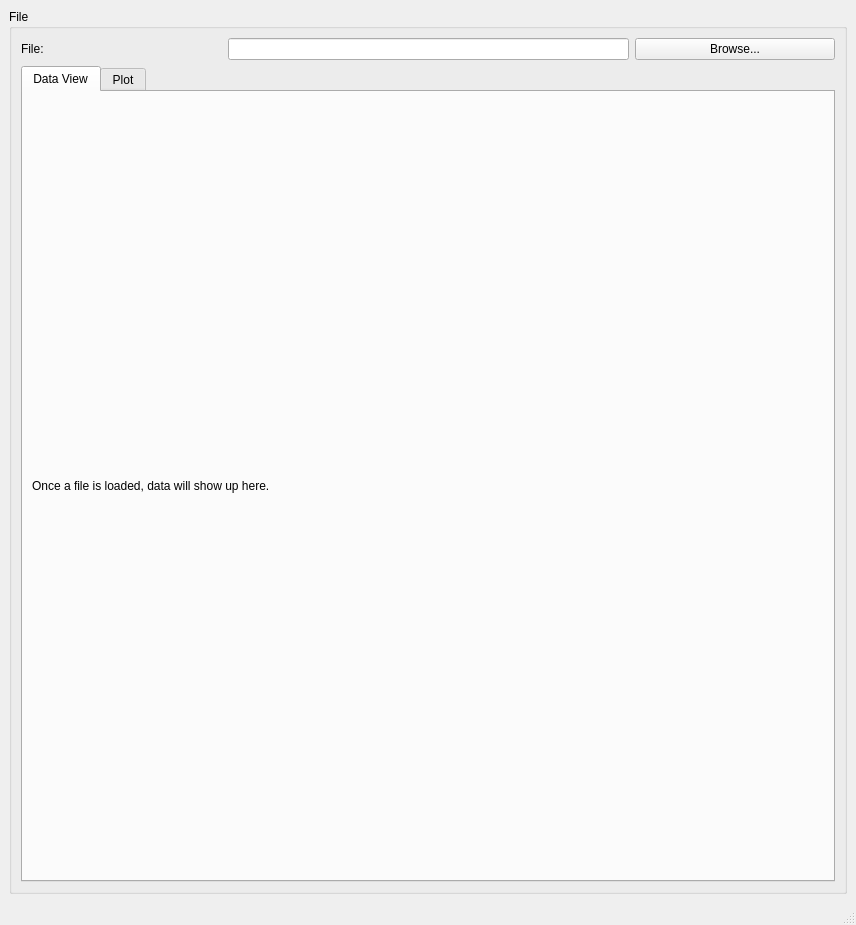
<?xml version="1.0" encoding="UTF-8"?>
<ui version="4.0">
 <class>MainWindow</class>
 <widget class="QMainWindow" name="MainWindow">
  <property name="geometry">
   <rect>
    <x>0</x>
    <y>0</y>
    <width>856</width>
    <height>925</height>
   </rect>
  </property>
  <property name="windowTitle">
   <string>H5 View and Plot</string>
  </property>
  <widget class="QWidget" name="centralwidget">
   <layout class="QVBoxLayout" name="verticalLayout_2">
    <item>
     <widget class="QSplitter" name="splitter">
      <property name="orientation">
       <enum>Qt::Horizontal</enum>
      </property>
      <widget class="QGroupBox" name="groupBox">
       <property name="title">
        <string>File</string>
       </property>
       <layout class="QGridLayout" name="gridLayout_2" columnstretch="0,0,0,0">
        <item row="0" column="1" colspan="2">
         <widget class="QLineEdit" name="data_filename_lineEdit"/>
        </item>
        <item row="0" column="0">
         <widget class="QLabel" name="label_2">
          <property name="text">
           <string>File:</string>
          </property>
         </widget>
        </item>
        <item row="0" column="3">
         <widget class="QPushButton" name="data_filename_browse_pushButton">
          <property name="text">
           <string>Browse...</string>
          </property>
         </widget>
        </item>
        <item row="1" column="0" colspan="4">
         <widget class="QTabWidget" name="tabWidget_2">
          <property name="enabled">
           <bool>true</bool>
          </property>
          <property name="currentIndex">
           <number>0</number>
          </property>
          <widget class="QWidget" name="dataview_page">
           <attribute name="title">
            <string>Data View</string>
           </attribute>
           <layout class="QVBoxLayout" name="verticalLayout">
            <item>
             <widget class="QLabel" name="dataview_placeholder">
              <property name="text">
               <string>Once a file is loaded, data will show up here.</string>
              </property>
             </widget>
            </item>
           </layout>
          </widget>
          <widget class="QWidget" name="plot_page">
           <property name="enabled">
            <bool>true</bool>
           </property>
           <attribute name="title">
            <string>Plot</string>
           </attribute>
           <layout class="QGridLayout" name="gridLayout_3">
            <item row="0" column="0">
             <widget class="QGroupBox" name="groupBox_2">
              <property name="title">
               <string>Datasets</string>
              </property>
              <layout class="QGridLayout" name="gridLayout_4">
               <item row="0" column="0">
                <widget class="QListWidget" name="dataset_listWidget"/>
               </item>
              </layout>
             </widget>
            </item>
            <item row="1" column="0">
             <widget class="QGroupBox" name="groupBox_3">
              <property name="title">
               <string>Plot data</string>
              </property>
              <layout class="QGridLayout" name="gridLayout_5">
               <item row="1" column="0" colspan="2">
                <widget class="QStackedWidget" name="data_stackedWidget">
                 <property name="currentIndex">
                  <number>0</number>
                 </property>
                 <widget class="QWidget" name="dataplot_page">
                  <layout class="QGridLayout" name="gridLayout_6">
                   <item row="0" column="0">
                    <widget class="PlotWidget" name="data_plotWidget"/>
                   </item>
                   <item row="1" column="0">
                    <layout class="QGridLayout" name="gridLayout">
                     <item row="0" column="1">
                      <widget class="QDoubleSpinBox" name="plotWidget_x_start_spinBox">
                       <property name="maximumSize">
                        <size>
                         <width>203</width>
                         <height>16777215</height>
                        </size>
                       </property>
                       <property name="maximum">
                        <double>9999999.000000000000000</double>
                       </property>
                       <property name="value">
                        <double>0.000000000000000</double>
                       </property>
                      </widget>
                     </item>
                     <item row="0" column="0">
                      <widget class="QLabel" name="label_3">
                       <property name="text">
                        <string>X start</string>
                       </property>
                      </widget>
                     </item>
                     <item row="0" column="3">
                      <widget class="QDoubleSpinBox" name="plotWidget_x_end_spinBox">
                       <property name="maximum">
                        <double>9999999.000000000000000</double>
                       </property>
                      </widget>
                     </item>
                     <item row="0" column="2">
                      <widget class="QLabel" name="label_4">
                       <property name="text">
                        <string>X end</string>
                       </property>
                      </widget>
                     </item>
                    </layout>
                   </item>
                  </layout>
                 </widget>
                 <widget class="QWidget" name="imageItem_page">
                  <layout class="QGridLayout" name="gridLayout_7"/>
                 </widget>
                 <widget class="QWidget" name="imageView_page">
                  <layout class="QGridLayout" name="gridLayout_8">
                   <item row="0" column="0" colspan="2">
                    <widget class="ImageView" name="data_imageView"/>
                   </item>
                   <item row="1" column="0" colspan="2">
                    <layout class="QGridLayout" name="gridLayout_11">
                     <item row="0" column="3">
                      <widget class="QDoubleSpinBox" name="imageView_x_end_spinBox">
                       <property name="maximum">
                        <double>9999999.000000000000000</double>
                       </property>
                      </widget>
                     </item>
                     <item row="0" column="1">
                      <widget class="QDoubleSpinBox" name="imageView_x_start_spinBox">
                       <property name="maximumSize">
                        <size>
                         <width>203</width>
                         <height>16777215</height>
                        </size>
                       </property>
                       <property name="maximum">
                        <double>9999999.000000000000000</double>
                       </property>
                       <property name="value">
                        <double>0.000000000000000</double>
                       </property>
                      </widget>
                     </item>
                     <item row="0" column="0">
                      <widget class="QLabel" name="label">
                       <property name="text">
                        <string>X start</string>
                       </property>
                      </widget>
                     </item>
                     <item row="0" column="2">
                      <widget class="QLabel" name="label_5">
                       <property name="text">
                        <string>X end</string>
                       </property>
                      </widget>
                     </item>
                    </layout>
                   </item>
                  </layout>
                 </widget>
                </widget>
               </item>
               <item row="0" column="0">
                <widget class="QPushButton" name="plot_pushButton">
                 <property name="text">
                  <string>Plot</string>
                 </property>
                </widget>
               </item>
               <item row="0" column="1">
                <widget class="QGroupBox" name="plot_type_groupBox">
                 <property name="enabled">
                  <bool>true</bool>
                 </property>
                 <property name="title">
                  <string>Type</string>
                 </property>
                 <layout class="QHBoxLayout" name="horizontalLayout_3">
                  <item>
                   <widget class="QRadioButton" name="plot_radioButton">
                    <property name="enabled">
                     <bool>true</bool>
                    </property>
                    <property name="text">
                     <string>Plot</string>
                    </property>
                    <property name="checked">
                     <bool>true</bool>
                    </property>
                   </widget>
                  </item>
                  <item>
                   <widget class="QRadioButton" name="image_radioButton">
                    <property name="enabled">
                     <bool>true</bool>
                    </property>
                    <property name="text">
                     <string>Image</string>
                    </property>
                   </widget>
                  </item>
                 </layout>
                </widget>
               </item>
              </layout>
             </widget>
            </item>
           </layout>
          </widget>
         </widget>
        </item>
       </layout>
      </widget>
     </widget>
    </item>
   </layout>
  </widget>
  <widget class="QMenuBar" name="menubar">
   <property name="geometry">
    <rect>
     <x>0</x>
     <y>0</y>
     <width>856</width>
     <height>21</height>
    </rect>
   </property>
  </widget>
  <widget class="QStatusBar" name="statusbar"/>
 </widget>
 <customwidgets>
  <customwidget>
   <class>PlotWidget</class>
   <extends>QGraphicsView</extends>
   <header>pyqtgraph</header>
  </customwidget>
  <customwidget>
   <class>ImageView</class>
   <extends>QGraphicsView</extends>
   <header>pyqtgraph</header>
  </customwidget>
 </customwidgets>
 <resources/>
 <connections/>
</ui>
